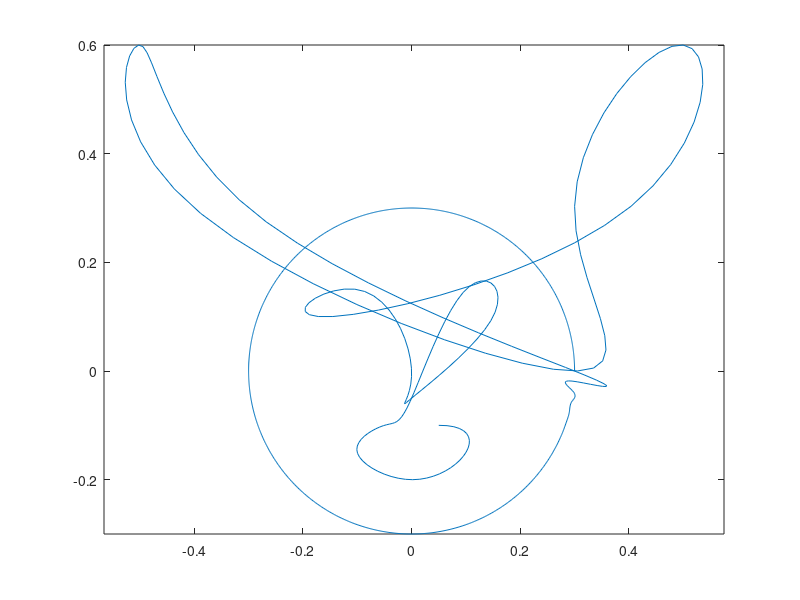

Reproduce this figure in MATLAB.
% 猫の形をした一筆書きのデータを生成する関数
% 猫の頭部分
head_theta = linspace(0, 2*pi, 100);
head_x = 0.3 * cos(head_theta);
head_y = 0.3 * sin(head_theta);

% 猫の耳部分
left_ear_x = [-0.3, -0.5, -0.4];
left_ear_y = [0.3, 0.6, 0.3];
right_ear_x = [0.3, 0.5, 0.4];
right_ear_y = [0.3, 0.6, 0.3];

% 猫の目部分
left_eye_x = [-0.15, -0.1];
left_eye_y = [0.1, 0.15];
right_eye_x = [0.15, 0.1];
right_eye_y = [0.1, 0.15];

% 猫の鼻部分
nose_x = [0, 0];
nose_y = [0, -0.05];

% 猫の口部分
mouth_x = [-0.05, -0.1, 0, 0.1, 0.05];
mouth_y = [-0.1, -0.15, -0.2, -0.15, -0.1];

% データを結合する
x = [head_x, left_ear_x, head_x(1), right_ear_x,left_eye_x,nose_x,right_eye_x,nose_x(2),mouth_x];
y = [head_y,left_ear_y,head_y(1),right_ear_y,left_eye_y,nose_y,right_eye_y,nose_y(2),mouth_y];

% スプライン補間で滑らかな曲線にする
t = linspace(1,length(x),length(x));
tt = linspace(1,length(x),10*length(x));
xx = spline(t,x,tt);
yy = spline(t,y,tt);

% プロットする
plot(xx,yy)
axis equal

cat_data = [xx; yy];
save('cat_data', 'cat_data')
